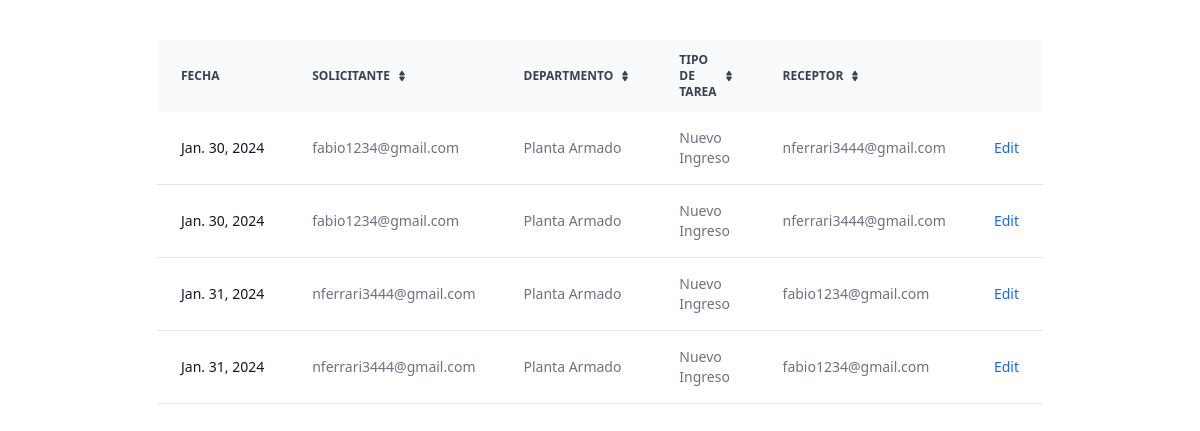
/tasks/, run on an earlier commit of the app's database.
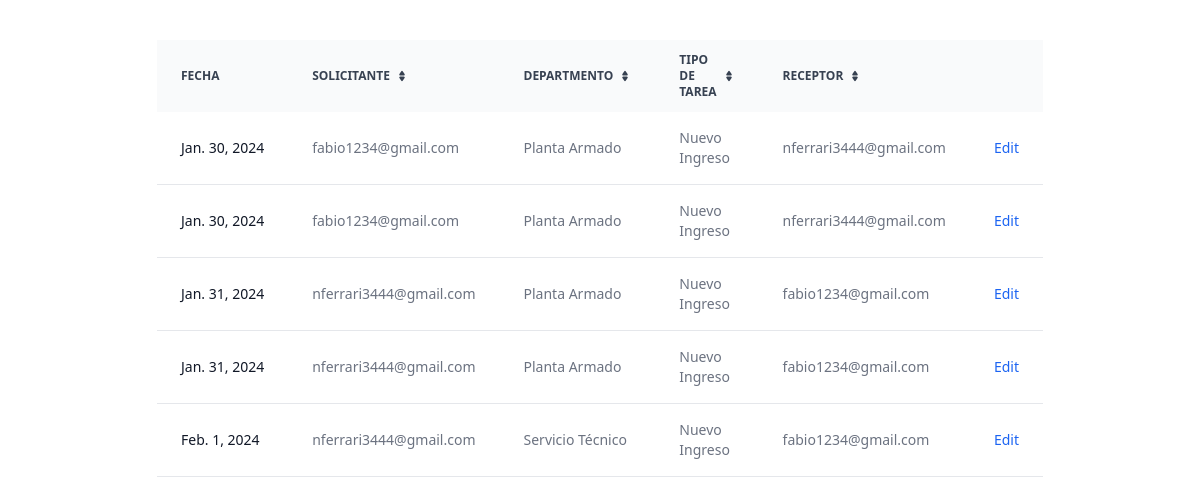
And on a later commit of the database.
### filsa/models.py (models this page shows)
class Tasks(models.Model):
    STATUS = [('Pending','Pending'),
              ('Confirmed','Confirmed')]
    DEPARTMENT = [('Ventas','Ventas'),
                ('Planta Armado', 'Planta Armado'),
                ('Administración', 'Administraicón'),
                ('Servicio Técnico', 'Servicio Técnico'),
                ('Logística','Logística')
                ]
    MOTIVOSINGRESO = [('Transferencia Depósitos', 'Transferencia Depósitos'),
                ('Importación', 'Importación'),
                 ('Compra en Plaza', 'Compra en Plaza'),
                 ('Armado Nuevo Producto', 'Armado Nuevo Producto' )]
    MOTIVOSEGRESO = [('Servicio Técnico', 'Servicio Técnico'),
                     ('Planta de Armado', 'Planta de Armado'),
                      ('Ventas', 'Ventas'),
                       ('Mantenimiento', 'Mantenimiento') ]
    task_id = models.AutoField(primary_key=True)
    receptor = models.ForeignKey(CustomUser, on_delete=models.CASCADE, related_name='receptor',  blank=True, null=True)
    issuer = models.ForeignKey(CustomUser, on_delete=models.CASCADE, related_name='issuer', blank=True, null=True)
    status = models.CharField(max_length=30, choices= STATUS, default='Pending')
    department = models.CharField(max_length=30, choices = DEPARTMENT, default='Sales')
    date = models.DateField(verbose_name=u"Fecha")
    deliveryDate = models.DateField(verbose_name=u"Fecha", default = '1970-01-01')
    motivoIngreso = models.CharField(max_length=30, choices = MOTIVOSINGRESO, default='Transferencia Depósitos')
    motivoEgreso = models.CharField(max_length=30, choices = MOTIVOSEGRESO, default='Transferencia Depósitos')
    warehouse = models.ForeignKey(Warehouses, on_delete= models.CASCADE, blank=True, null=True)
    actionType = models.CharField(max_length=20,  default='Inbound')

class CustomUser(AbstractUser):
    ROLES = [('Operator', 'Operator'),
             ('Logistic','Logistic'),
             ('Supervisor','Supervisor')]
    DEPARTMENT = [('Ventas','Ventas'),
                ('Planta Armado', 'Planta Armado'),
                ('Administración', 'Administraicón'),
                ('Servicio Técnico', 'Servicio Técnico'),
                ('Logística','Logística')
                ]
    username = models.CharField(max_length=50)
    password = models.CharField(max_length=50)
    email = models.EmailField(max_length=50, blank=False, unique=True,
                              default='', error_messages =
                                {'required': 'Please provide your email address.',
                  'unique': 'An account with this email exist'},)
    departamento = models.CharField(max_length=30, choices = DEPARTMENT, default='Sales')
    USERNAME_FIELD = 'email'
    REQUIRED_FIELDS = ['username']
    role = models.CharField(max_length=40, choices=ROLES, blank=True, null=True)

### filsa/views.py (the view)
# urls.py: path('tasks/', TaskListView.as_view() , name='tasks'),
class TaskListView(generic.ListView):
    template_name = 'tasks.html'
    model = Tasks
    def get_queryset(self) -> QuerySet[Any]:
        self.tasks = Tasks.objects.filter(status='Pending') # , actionType='Nueva Solicitud')
        return self.tasks
    def get_context_data(self, **kwargs):
        context = super(TaskListView, self).get_context_data(**kwargs)
        context['tasks'] = self.tasks
        return context

### filsa/templates/tasks.html (shortened to what this page needs)
{% extends '_base.html' %}
{% load static %}
{% block content %}
<div class="mt-10 sm:rounded-lg">
    <table class="py-8 px-4 mx-auto max-w-2xl lg:py-16 text-sm text-left rtl:text-right text-gray-500 dark:text-gray-400">
        <thead class="text-xs text-gray-700 uppercase bg-gray-50 dark:bg-gray-700 dark:text-gray-400">
            <tr>
                <th scope="col" class="px-6 py-3">
                    Fecha
                </th>
                <th scope="col" class="px-6 py-3">
                    <div class="flex items-center">
                        Solicitante
                        <a href="#"></a>
                    </div>
                </th>
                <th scope="col" class="px-6 py-3">
                    <div class="flex items-center">
                        Departmento
                        <a href="#"></a>
                    </div>
                </th>
                <th scope="col" class="px-6 py-3">
                    <div class="flex items-center">
                        Tipo de Tarea
                        <a href="#"></a>
                    </div>
                </th>
                <th scope="col" class="px-6 py-3">
                    <div class="flex items-center">
                        Receptor
                        <a href="#"></a>
                    </div>
                </th>
                <th scope="col" class="px-6 py-3">
                </th>
            </tr>
        </thead>
        <tbody>
            {% for task in tasks %}
            <tr class="bg-white border-b dark:bg-gray-800 dark:border-gray-700">
                <th scope="row" class="px-6 py-4 font-medium text-gray-900 whitespace-nowrap dark:text-white">
                    {{task.date}}
                </th>
                <td class="px-6 py-4">
                    {{task.issuer}}
                </td>
                <td class="px-6 py-4">
                    {{task.department}}
                </td>
                <td class="px-6 py-4">
                    {{task.actionType}}
                </td>
                <td class="px-6 py-4">
                    {{task.receptor}}
                </td>
                {% if task.actionType == 'Nueva Solicitud' %}
                <td class="px-6 py-4 text-right">
                    <a href="{% url 'outbounddelivery' requested_id=task.task_id %}"  class="font-medium text-blue-600 dark:text-blue-500 hover:underline">Edit</a>
                </td>
                {% else %}
                <td class="px-6 py-4 text-right">
                    <a href="{% url 'inboundreception' requested_id=task.task_id %}"  class="font-medium text-blue-600 dark:text-blue-500 hover:underline">Edit</a>
                </td>
                 {% endif %}
            </tr>
            {% endfor %}
        </tbody>
    </table>
</div>
  {% endblock content %}

What changed in the data, as far as the page shows it:
added Tasks: date "Feb. 1, 2024", issuer "nferrari3444@gmail.com", department "Servicio Técnico", actionType "Nuevo Ingreso", receptor "fabio1234@gmail.com", shows "Edit"
